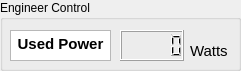
     <widget class="QGroupBox" name="tb_engineer_box">
      <property name="geometry">
       <rect>
        <x>740</x>
        <y>10</y>
        <width>241</width>
        <height>71</height>
       </rect>
      </property>
      <property name="title">
       <string>Engineer Control</string>
      </property>
      <widget class="QLCDNumber" name="tb_power_display">
       <property name="geometry">
        <rect>
         <x>120</x>
         <y>30</y>
         <width>64</width>
         <height>31</height>
        </rect>
       </property>
      </widget>
      <widget class="QTextBrowser" name="tb_power_txt">
       <property name="geometry">
        <rect>
         <x>10</x>
         <y>30</y>
         <width>101</width>
         <height>31</height>
        </rect>
       </property>
       <property name="verticalScrollBarPolicy">
        <enum>Qt::ScrollBarAlwaysOff</enum>
       </property>
       <property name="horizontalScrollBarPolicy">
        <enum>Qt::ScrollBarAlwaysOff</enum>
       </property>
       <property name="html">
        <string>&lt;!DOCTYPE HTML PUBLIC &quot;-//W3C//DTD HTML 4.0//EN&quot; &quot;http://www.w3.org/TR/REC-html40/strict.dtd&quot;&gt;
&lt;html&gt;&lt;head&gt;&lt;meta name=&quot;qrichtext&quot; content=&quot;1&quot; /&gt;&lt;style type=&quot;text/css&quot;&gt;
p, li { white-space: pre-wrap; }
&lt;/style&gt;&lt;/head&gt;&lt;body style=&quot; font-family:'MS Shell Dlg 2'; font-size:10pt; font-weight:400; font-style:normal;&quot;&gt;
&lt;p align=&quot;center&quot; style=&quot; margin-top:0px; margin-bottom:0px; margin-left:0px; margin-right:0px; -qt-block-indent:0; text-indent:0px;&quot;&gt;&lt;span style=&quot; font-size:11pt; font-weight:696;&quot;&gt;Used Power&lt;/span&gt;&lt;/p&gt;&lt;/body&gt;&lt;/html&gt;</string>
       </property>
      </widget>
      <widget class="QLabel" name="tb_watt_txt">
       <property name="geometry">
        <rect>
         <x>190</x>
         <y>40</y>
         <width>41</width>
         <height>21</height>
        </rect>
       </property>
       <property name="font">
        <font>
         <pointsize>11</pointsize>
        </font>
       </property>
       <property name="text">
        <string>Watts</string>
       </property>
      </widget>
     </widget>
